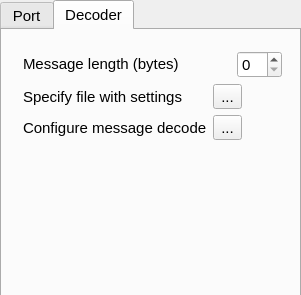
<?xml version="1.0" encoding="UTF-8"?>
<ui version="4.0">
 <class>SerialConfigClass</class>
 <widget class="QDialog" name="SerialConfigClass">
  <property name="windowModality">
   <enum>Qt::WindowModal</enum>
  </property>
  <property name="geometry">
   <rect>
    <x>0</x>
    <y>0</y>
    <width>301</width>
    <height>295</height>
   </rect>
  </property>
  <property name="font">
   <font>
    <pointsize>11</pointsize>
   </font>
  </property>
  <property name="windowTitle">
   <string>SerialConfig</string>
  </property>
  <property name="modal">
   <bool>true</bool>
  </property>
  <widget class="QTabWidget" name="tabWidget">
   <property name="geometry">
    <rect>
     <x>0</x>
     <y>0</y>
     <width>301</width>
     <height>301</height>
    </rect>
   </property>
   <property name="currentIndex">
    <number>1</number>
   </property>
   <widget class="QWidget" name="tab">
    <attribute name="title">
     <string>Port</string>
    </attribute>
    <widget class="QWidget" name="verticalLayoutWidget">
     <property name="geometry">
      <rect>
       <x>10</x>
       <y>0</y>
       <width>281</width>
       <height>267</height>
      </rect>
     </property>
     <layout class="QVBoxLayout" name="verticalLayout">
      <item>
       <layout class="QHBoxLayout" name="horizontalLayout">
        <item>
         <layout class="QVBoxLayout" name="verticalLayout_3">
          <item>
           <widget class="QLabel" name="label">
            <property name="font">
             <font>
              <pointsize>12</pointsize>
             </font>
            </property>
            <property name="tabletTracking">
             <bool>false</bool>
            </property>
            <property name="layoutDirection">
             <enum>Qt::LeftToRight</enum>
            </property>
            <property name="text">
             <string>COM Port</string>
            </property>
           </widget>
          </item>
          <item>
           <widget class="QLabel" name="label_5">
            <property name="text">
             <string>Baudrate</string>
            </property>
           </widget>
          </item>
          <item>
           <widget class="QLabel" name="label_4">
            <property name="text">
             <string>Data bits number</string>
            </property>
           </widget>
          </item>
          <item>
           <widget class="QLabel" name="label_3">
            <property name="text">
             <string>Stop bits number</string>
            </property>
           </widget>
          </item>
          <item>
           <widget class="QLabel" name="label_2">
            <property name="text">
             <string>Parity</string>
            </property>
           </widget>
          </item>
         </layout>
        </item>
        <item>
         <layout class="QVBoxLayout" name="verticalLayout_2">
          <item>
           <widget class="QComboBox" name="dropdownPORT"/>
          </item>
          <item>
           <widget class="QComboBox" name="dropdownBAUDRATE">
            <property name="editable">
             <bool>false</bool>
            </property>
            <property name="modelColumn">
             <number>0</number>
            </property>
           </widget>
          </item>
          <item>
           <widget class="QComboBox" name="dropdownDATABITS"/>
          </item>
          <item>
           <widget class="QComboBox" name="dropdownSTOPBITS"/>
          </item>
          <item>
           <widget class="QComboBox" name="dropdownPARITY"/>
          </item>
         </layout>
        </item>
       </layout>
      </item>
      <item>
       <layout class="QHBoxLayout" name="horizontalLayout_2">
        <item>
         <layout class="QVBoxLayout" name="verticalLayout_4">
          <item>
           <spacer name="verticalSpacer">
            <property name="orientation">
             <enum>Qt::Vertical</enum>
            </property>
            <property name="sizeType">
             <enum>QSizePolicy::Fixed</enum>
            </property>
            <property name="sizeHint" stdset="0">
             <size>
              <width>0</width>
              <height>30</height>
             </size>
            </property>
           </spacer>
          </item>
          <item>
           <layout class="QHBoxLayout" name="horizontalLayout_3">
            <property name="bottomMargin">
             <number>5</number>
            </property>
            <item>
             <spacer name="horizontalSpacer">
              <property name="orientation">
               <enum>Qt::Horizontal</enum>
              </property>
              <property name="sizeType">
               <enum>QSizePolicy::Preferred</enum>
              </property>
              <property name="sizeHint" stdset="0">
               <size>
                <width>40</width>
                <height>20</height>
               </size>
              </property>
             </spacer>
            </item>
            <item>
             <widget class="QPushButton" name="buttonAPPLY">
              <property name="text">
               <string>Apply</string>
              </property>
              <property name="default">
               <bool>true</bool>
              </property>
              <property name="flat">
               <bool>false</bool>
              </property>
             </widget>
            </item>
            <item>
             <widget class="QPushButton" name="buttonCANCEL">
              <property name="text">
               <string>Cancel</string>
              </property>
             </widget>
            </item>
           </layout>
          </item>
         </layout>
        </item>
       </layout>
      </item>
     </layout>
    </widget>
   </widget>
   <widget class="QWidget" name="tab_2">
    <attribute name="title">
     <string>Decoder</string>
    </attribute>
    <widget class="QWidget" name="formLayoutWidget">
     <property name="geometry">
      <rect>
       <x>10</x>
       <y>10</y>
       <width>281</width>
       <height>251</height>
      </rect>
     </property>
     <layout class="QFormLayout" name="formLayout">
      <item row="0" column="0">
       <widget class="QLabel" name="label_6">
        <property name="focusPolicy">
         <enum>Qt::ClickFocus</enum>
        </property>
        <property name="toolTip">
         <string>Set to appropriate value of message length from DataTrack to PC. Default is 4</string>
        </property>
        <property name="text">
         <string>Message length (bytes)</string>
        </property>
       </widget>
      </item>
      <item row="0" column="1">
       <layout class="QHBoxLayout" name="horizontalLayout_4">
        <item>
         <spacer name="horizontalSpacer_2">
          <property name="orientation">
           <enum>Qt::Horizontal</enum>
          </property>
          <property name="sizeHint" stdset="0">
           <size>
            <width>10</width>
            <height>20</height>
           </size>
          </property>
         </spacer>
        </item>
        <item>
         <widget class="QSpinBox" name="bytesInBufferInput">
          <property name="sizePolicy">
           <sizepolicy hsizetype="MinimumExpanding" vsizetype="Fixed">
            <horstretch>0</horstretch>
            <verstretch>0</verstretch>
           </sizepolicy>
          </property>
          <property name="baseSize">
           <size>
            <width>60</width>
            <height>0</height>
           </size>
          </property>
         </widget>
        </item>
       </layout>
      </item>
      <item row="2" column="0">
       <widget class="QLabel" name="label_7">
        <property name="text">
         <string>Configure message decode</string>
        </property>
       </widget>
      </item>
      <item row="2" column="1">
       <widget class="QToolButton" name="configureMsgDecodeBtn">
        <property name="enabled">
         <bool>true</bool>
        </property>
        <property name="sizePolicy">
         <sizepolicy hsizetype="Fixed" vsizetype="Fixed">
          <horstretch>0</horstretch>
          <verstretch>0</verstretch>
         </sizepolicy>
        </property>
        <property name="baseSize">
         <size>
          <width>0</width>
          <height>0</height>
         </size>
        </property>
        <property name="text">
         <string>...</string>
        </property>
        <property name="iconSize">
         <size>
          <width>50</width>
          <height>16</height>
         </size>
        </property>
        <property name="toolButtonStyle">
         <enum>Qt::ToolButtonIconOnly</enum>
        </property>
        <property name="arrowType">
         <enum>Qt::NoArrow</enum>
        </property>
       </widget>
      </item>
      <item row="1" column="0">
       <widget class="QLabel" name="label_8">
        <property name="text">
         <string>Specify file with settings</string>
        </property>
       </widget>
      </item>
      <item row="1" column="1">
       <widget class="QToolButton" name="fileSettingsBtn">
        <property name="text">
         <string>...</string>
        </property>
       </widget>
      </item>
     </layout>
    </widget>
   </widget>
  </widget>
 </widget>
 <layoutdefault spacing="6" margin="11"/>
 <resources/>
 <connections/>
</ui>
